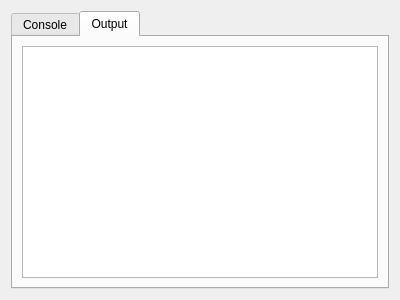
<?xml version="1.0" encoding="UTF-8"?>
<ui version="4.0">
 <class>OutView</class>
 <widget class="QWidget" name="OutView">
  <property name="geometry">
   <rect>
    <x>0</x>
    <y>0</y>
    <width>400</width>
    <height>300</height>
   </rect>
  </property>
  <property name="windowTitle">
   <string>Form</string>
  </property>
  <layout class="QGridLayout" name="gridLayout">
   <item row="0" column="0">
    <widget class="QTabWidget" name="tabWidget">
     <property name="sizePolicy">
      <sizepolicy hsizetype="Preferred" vsizetype="Preferred">
       <horstretch>0</horstretch>
       <verstretch>0</verstretch>
      </sizepolicy>
     </property>
     <property name="currentIndex">
      <number>1</number>
     </property>
     <widget class="QWidget" name="applicationOut">
      <attribute name="title">
       <string>Console</string>
      </attribute>
      <layout class="QGridLayout" name="gridLayout_2">
       <item row="0" column="0">
        <widget class="QTextEdit" name="output">
         <property name="readOnly">
          <bool>true</bool>
         </property>
        </widget>
       </item>
      </layout>
     </widget>
     <widget class="QWidget" name="programOut">
      <attribute name="title">
       <string>Output</string>
      </attribute>
      <layout class="QGridLayout" name="gridLayout_3">
       <item row="0" column="0">
        <widget class="QTextEdit" name="output_Program">
         <property name="readOnly">
          <bool>true</bool>
         </property>
        </widget>
       </item>
      </layout>
     </widget>
    </widget>
   </item>
  </layout>
 </widget>
 <resources/>
 <connections/>
</ui>
